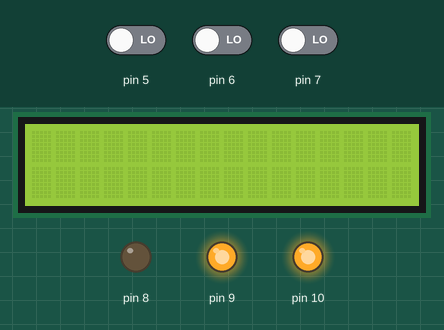
Recording of a sketch running on a simulated Arduino Uno, built with avr-gcc and run on an emulated ATmega328P. Shown: 16×2 character LCD, output pins drawn as LEDs (lit = HIGH). The test bench sets the inputs (shaded band); at power-on: pin 5 LOW, pin 6 LOW, pin 7 LOW.

Above: at 0.08 s.
At 0.78 s:
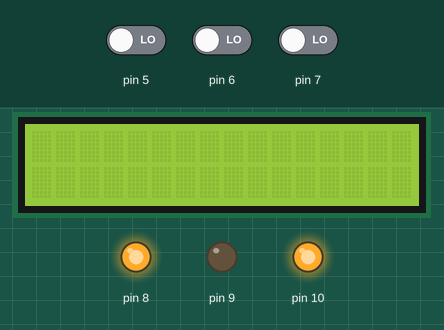
At 1.53 s:
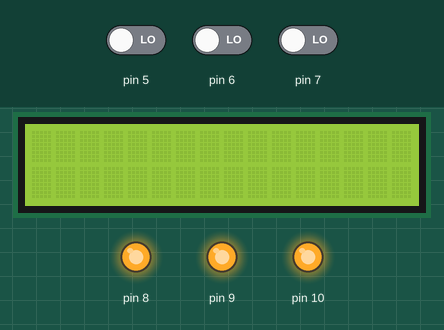
At 2.98 s:
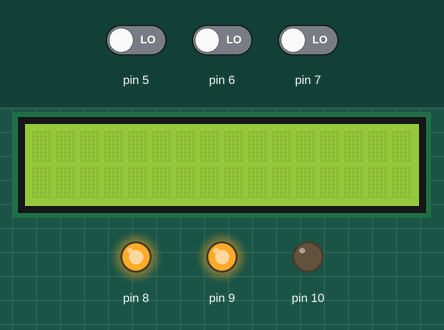
Timing chart, 0 to 3.3 s (numbered marks = the images above):
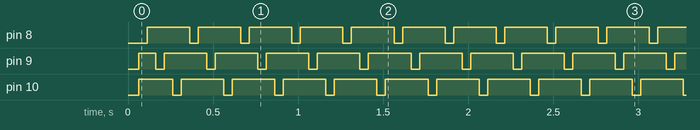

Measured:
- by itself, pin 8–10: alternates HIGH for 0.25 s and LOW for 0.05 s

The sketch:

kypad.ino
```cpp
#include <LiquidCrystal_I2C.h>
LiquidCrystal_I2C lcd(0x20, 16, 2);
void setup() {
  // put your setup code here, to run once:
  lcd.begin();
//  lcd.setCursor(3,0);
//  lcd.print("Prototype");
//  lcd.setCursor(3,1);
//  lcd.print("Spirometer");
  for(int a = 8;a<=10;a++){
    pinMode(a,OUTPUT);
    digitalWrite(a,HIGH);
  }
  for(int b = 5;b<=7;b++){
    pinMode(b,INPUT);
  }
}

void loop() {
  // put your main code here, to run repeatedly:
  for(int a = 8;a<=10;a++){
    digitalWrite(a,LOW);
    delay(50);
    if (9==LOW&&7==LOW){
      lcd.setCursor(1,0);
      lcd.print("haha");
    }
    digitalWrite(a,HIGH);
    delay(50);
  }
  int aa = digitalRead(5);
  int bb = digitalRead(6);
  int cc = digitalRead(7);
}
```
